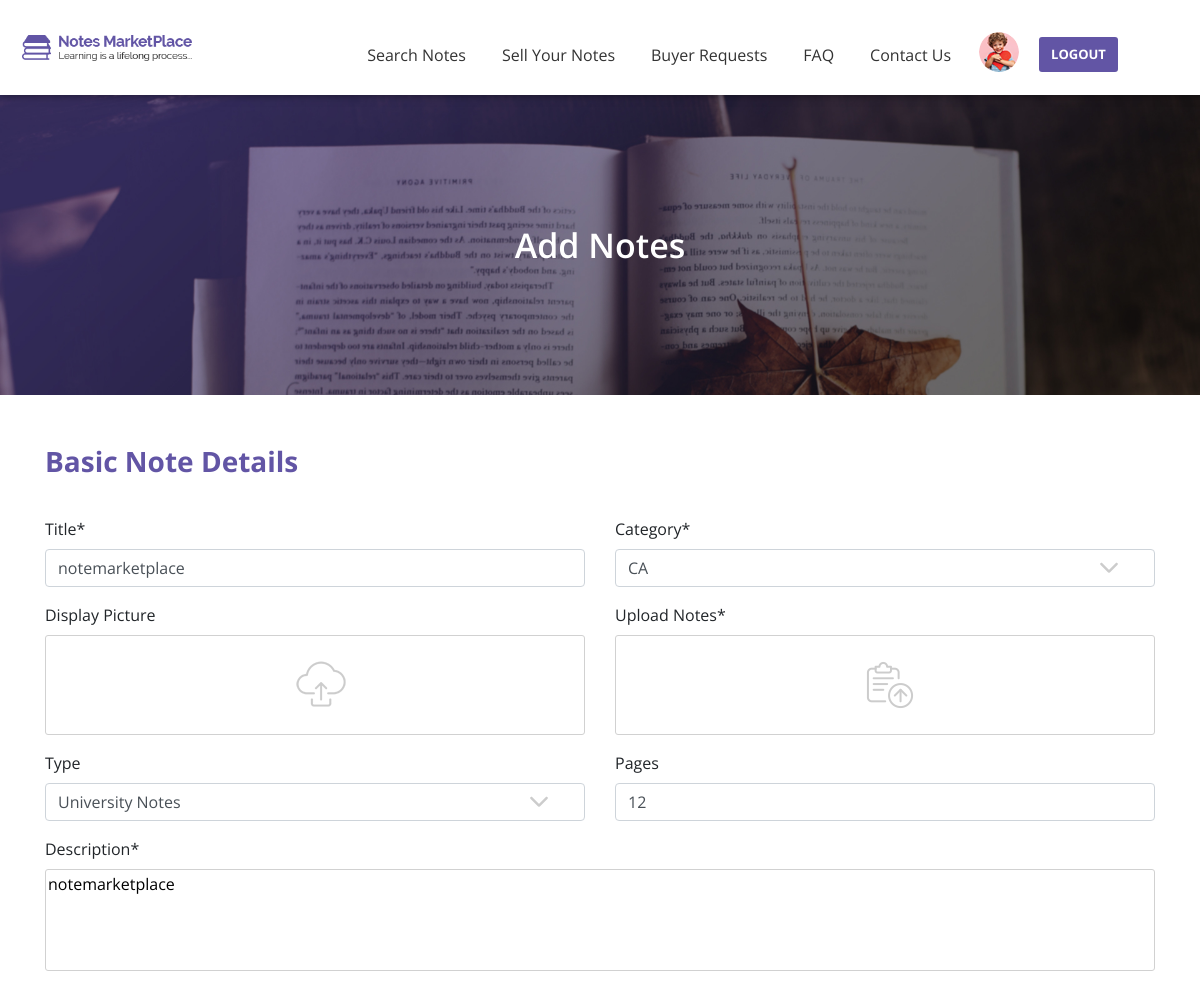
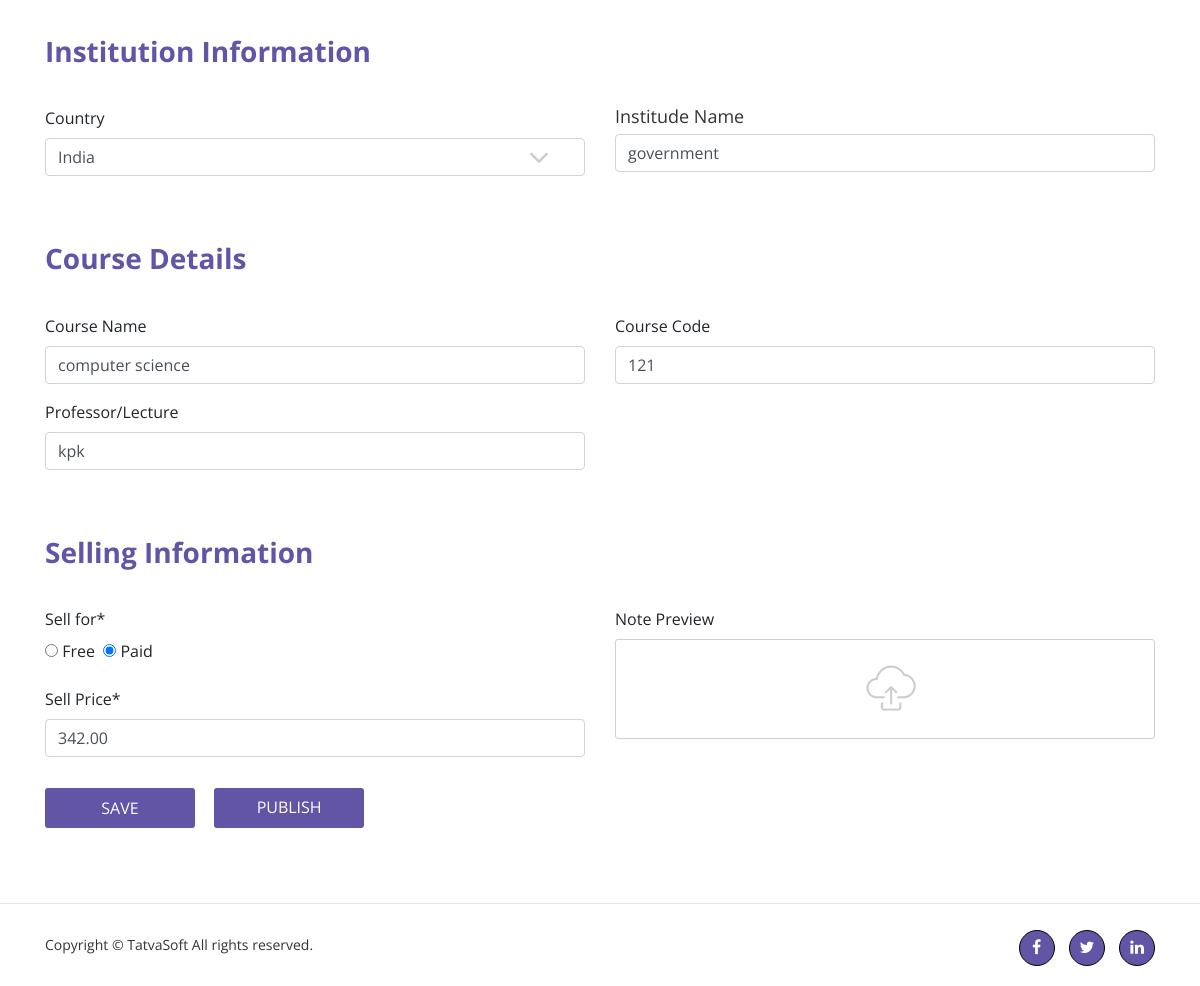
Page /Notes-front/addnote.php?id=1 (signed in) on the committed database (2 pictures, top to bottom).
### tables this page shows
CREATE TABLE `userprofile` (
  `Profile_id` int(10) UNSIGNED NOT NULL,
  `User_id` int(11) UNSIGNED NOT NULL,
  `DOB` datetime DEFAULT NULL,
  `Gender` int(11) UNSIGNED DEFAULT NULL,
  `SecondaryEmail` varchar(100) NOT NULL,
  `Phonenumber_Countrycode` int(10) UNSIGNED NOT NULL,
  `PhoneNumber` varchar(20) NOT NULL,
  `ProfilePicture` varchar(500) DEFAULT NULL,
  `AddressLine1` varchar(100) NOT NULL,
  `AddressLine2` varchar(100) NOT NULL,
  `City` varchar(50) NOT NULL,
  `State` varchar(50) NOT NULL,
  `ZipCode` varchar(50) NOT NULL,
  `Country` int(10) UNSIGNED NOT NULL,
  `University` varchar(100) DEFAULT NULL,
  `College` varchar(100) DEFAULT NULL,
  `CreatedDate` datetime DEFAULT NULL,
  `CreatedBy` int(11) DEFAULT NULL,
  `ModifiedDate` datetime DEFAULT NULL,
  `ModifiedBy` int(11) DEFAULT NULL
);

CREATE TABLE `sellernote` (
  `Seller_Note_id` int(11) UNSIGNED NOT NULL,
  `Seller_id` int(11) UNSIGNED NOT NULL,
  `Status` int(11) UNSIGNED NOT NULL,
  `ActionedBy` int(11) UNSIGNED DEFAULT NULL,
  `AdminRemarks` varchar(255) DEFAULT NULL,
  `PublishedDate` datetime DEFAULT NULL,
  `Title` varchar(100) NOT NULL,
  `Category` int(11) UNSIGNED NOT NULL,
  `DisplayPicture` varchar(500) DEFAULT NULL,
  `NoteType` int(11) UNSIGNED DEFAULT NULL,
  `NumberofPages` int(11) DEFAULT NULL,
  `Description` varchar(255) NOT NULL,
  `UniversityName` varchar(200) DEFAULT NULL,
  `Country` int(11) UNSIGNED DEFAULT NULL,
  `Course` varchar(100) DEFAULT NULL,
  `CourseCode` varchar(100) DEFAULT NULL,
  `Professor` varchar(100) DEFAULT NULL,
  `Ispaid` int(11) UNSIGNED NOT NULL,
  `SellingPrice` decimal(10,2) DEFAULT NULL,
  `NotesPreview` varchar(255) DEFAULT NULL,
  `CreatedDate` datetime DEFAULT NULL,
  `CreatedBy` int(11) DEFAULT NULL,
  `ModifiedDate` datetime DEFAULT NULL,
  `ModifiedBy` int(11) DEFAULT NULL,
  `IsActive` bit(1) NOT NULL
);

### Notes-front/addnote.php (the view, shortened to what the rows shown need)
<?php
include "connection.php";
 if(isset($_SESSION['email'])){
    $title ="";
    $pages = "";
    $description = "";
    $institutename = "";
    $coursename = "";
    $professor = "";
    $coursecode ="";
    $radio = "";
    $sellprice = "";
if(isset($_GET['id'])){
         $publish_id=$_GET['id'];
         $fetch_details = mysqli_query($conn,"SELECT * FROM sellernote WHERE Seller_Note_id=$publish_id");
         while($row=mysqli_fetch_assoc($fetch_details)){
              $title =$row['Title'];
              $pages = $row['NumberofPages'];
              $description = $row['Description'];
              $institutename = $row['UniversityName'];
              $coursename = $row['Course'];
              $professor = $row['Professor'];
              $coursecode =$row['CourseCode'];
              $radio = $row['Ispaid'];
              $sellprice = $row['SellingPrice'];
         }
 }
}
else{
header("location:login.php");
}
?>
<html>
<head>
    <link rel="stylesheet" href="css/font-awesome/css/font-awesome.min.css">
    <link rel="stylesheet" href="css/bootstrap/bootstrap.min.css">
    <link rel="stylesheet" href="css/style.css">
    <link rel="stylesheet" href="css/responsive.css">
</head>
<body>
    <?php
    include "header.php"; ?>
    <form method="post" enctype="multipart/form-data">
        <section id="add-note">
            <div class="container">
                <div class="row">
                    <div class="col-md-6">
                        <div class="form-group">
                            <label for="title">Title<span class="required">*</span></label>
                            <input type="text" class="form-control" id="title" name="title" value="<?php echo $title?>" placeholder="Enter your notes title" required>
                        </div>
                    </div>
                    <div class="col-md-6">
                        <div class="form-group">
                            <label for="pages">Pages</label>
                            <input type="text" class="form-control" id="pages" name="pages" value="<?php echo $pages?>" placeholder="Enter Number Of Pages">
                        </div>
                    </div>
                </div>
                <div class="form-group">
                    <label for="category-description">Description<span class="required">*</span></label><br>
                    <textarea id="category-description" name="description" rows="4" cols="65" placeholder="Enter your description"><?php echo "$description"?></textarea>
                </div>
            </div>
        </section>
        <section id="add-note-2">
            <div class="container">
                <div class="row">
                    <div class="col-md-6">
                        <div class="form-group signup">
                            <label for="ins-name">Institude Name</label>
                            <input type="text" class="form-control" id="ins-name" name="institutename" value="<?php echo $institutename?>" placeholder="Enter your institude name" required>
                        </div>
                    </div>
                </div>
            </div>
        </section>
        <section id="add-note-3">
            <div class="container">
                <div class="row">
                    <div class="col-md-6">
                        <div class="form-group">
                            <label for="course-name">Course Name</label>
                            <input type="text" class="form-control" id="course-name" name="coursename" value="<?php echo $coursename?>" placeholder="Enter your course name">
                        </div>
                        <div class="form-group">
                            <label for="lecture">Professor/Lecture</label>
                            <input type="text" class="form-control" id="lecture" name="professor" value="<?php echo $professor?>" placeholder="Enter your professor name">
                        </div>
                    </div>
                    <div class="col-md-6">
                        <div class="form-group">
                            <label for="course-name">Course Code</label>
                            <input type="text" class="form-control" id="course-name" name="coursecode" value="<?php echo $coursecode?>" placeholder="Enter your course code">
                        </div>
                    </div>
                </div>
            </div>
        </section>
        <section id="add-note-4">
            <div class="container">
                <div class="row">
                    <div class="col-md-6">
                        <div class="form-group">
                            <label for="sell">Sell for<span class="required">*</span></label><br>
                            <?php
                             if(isset($_GET['id'])){
                            ?>
                            <input type='radio' id='free' name='radio' value='2' <?php if($radio=='2') echo "checked";?> class='radiofree'>
                            <?php
                        }
                        ?>
                            <label for="free">Free&nbsp;</label>
                            <?php
                        if(isset($_GET['id'])){
                            ?>
                            <input type='radio' id='paid' name='radio' value='1' <?php if($radio=='1') echo "checked";?> class='radiopaid'>
                            <?php
                             }
                        ?>
                            <label for="paid">Paid</label>
                        </div>
                        <div class="form-group">
                            <label for="sell-price">Sell Price<span class="required">*</span></label>
                            <input type="number" step="any" class="form-control" id="sell-price" name="sellprice" value="<?php echo $sellprice?>" placeholder="Enter your Price" required>
                        </div>
                    </div>
                </div>
            </div>
        </section>
    </form>
</body>
</html>

### Notes-front/header.php (shortened to what the rows shown need)
<nav class="navbar navbar-expand-lg navbar-light  bg-light fixed-top  general-navbar">
        <div class="collapse navbar-collapse" id="navbarSupportedContent">
            <ul class="navbar-nav ml-auto">
                 <?php if(isset($_SESSION['email'])){
                ?>
                <li class="dropdown">
                    <a href="#" role="button" data-toggle="dropdown" aria-haspopup="true" aria-expanded="false">
                       <?php
                        $email = $_SESSION['email'];
                        $query ="SELECT * FROM users WHERE Email='$email'" ;
                        $result = mysqli_query($conn,$query);
                        while($row=mysqli_fetch_assoc($result)){
                        $user_id = $row['User_id'];
                        }
                        $query_profile_pic = "SELECT * FROM userprofile WHERE User_id = $user_id";
                        $result_profile_pic = mysqli_query($conn,$query_profile_pic);
                        while($row=mysqli_fetch_assoc($result_profile_pic)){
                            $profile_pic = $row['ProfilePicture'];
                        }
                         $count = mysqli_num_rows($result_profile_pic);
                        if($count > 0){
                         echo " <img src='$profile_pic' alt='user' class='img-fluid' style='margin-top: 10px;width:40px; height:40px; border-radius:50%'>";
                        }
                         else{
                        ?>
                        <img src="image/User-Profile/user-img.png" alt="user" class="img-fluid" style="margin-top: 10px">
                        <?php } ?>
                    </a>
                </li>
                 <?php } ?>
            </ul>
        </div>
    </nav>

### rows in the picture
userprofile: ProfilePicture (picture)
sellernote: title "notemarketplace", pages "12", description "notemarketplace", institutename "government", coursename "computer science", professor "kpk", coursecode "121", Ispaid "☐ Free", Ispaid "☑ Paid", sellprice "342.00"

### other values in the picture
form field type "University Notes"
form field category "CA"
form field country "India"
